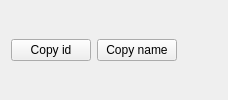
<?xml version="1.0" encoding="UTF-8"?>
<ui version="4.0">
 <class>LookupTabForm</class>
 <widget class="QWidget" name="LookupTabForm">
  <layout class="QVBoxLayout" name="verticalLayout">
   <item>
    <layout class="QHBoxLayout" name="buttonRow">
     <item>
      <widget class="QPushButton" name="copy_id_button">
       <property name="text">
        <string>Copy id</string>
       </property>
      </widget>
     </item>
     <item>
      <widget class="QPushButton" name="copy_name_button">
       <property name="text">
        <string>Copy name</string>
       </property>
      </widget>
     </item>
     <item>
      <spacer name="buttonSpacer">
       <property name="orientation">
        <enum>Qt::Horizontal</enum>
       </property>
       <property name="sizeHint" stdset="0">
        <size>
         <width>40</width>
         <height>20</height>
        </size>
       </property>
      </spacer>
     </item>
    </layout>
   </item>
  </layout>
 </widget>
 <resources/>
 <connections/>
</ui>
